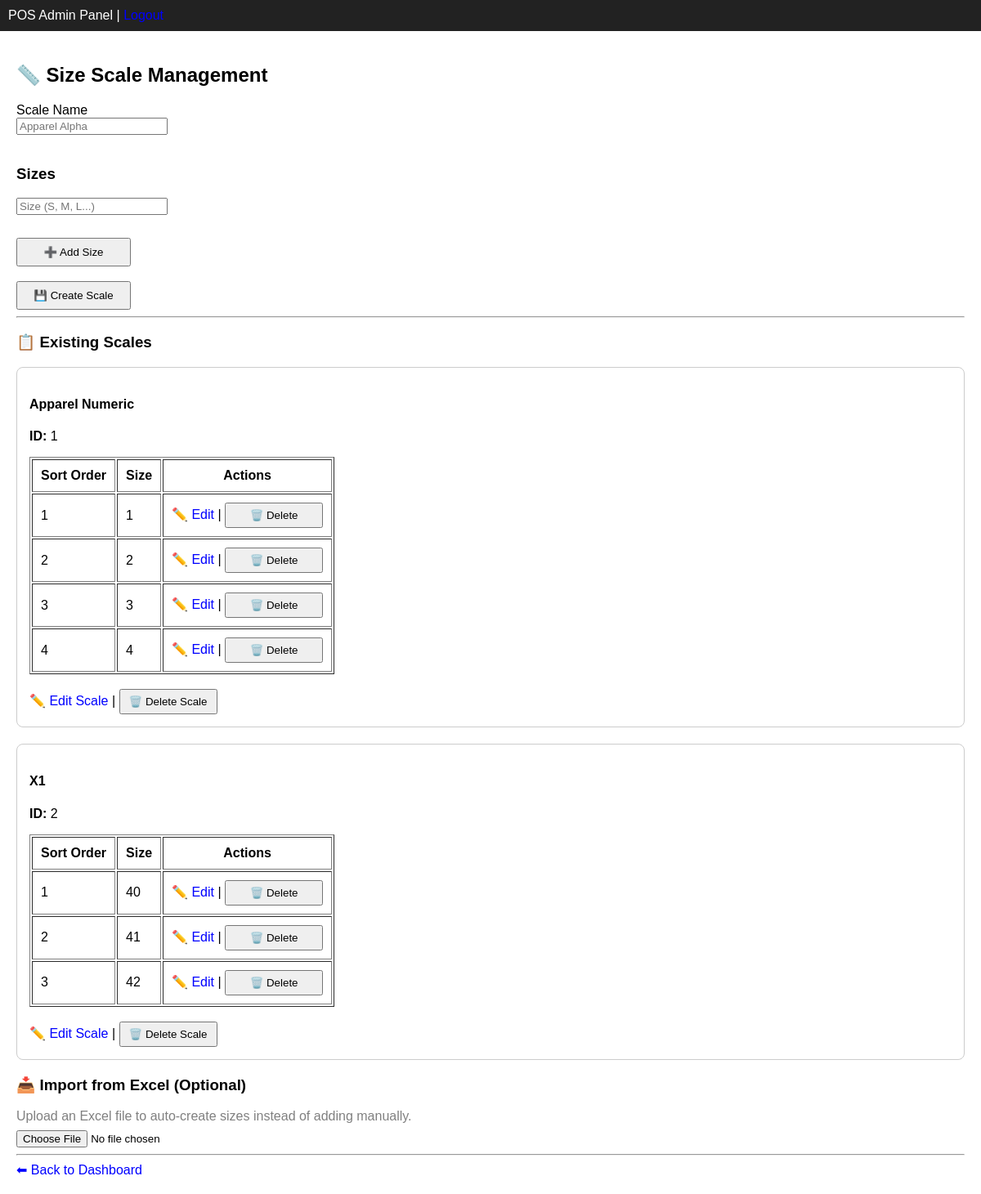
/size-scales/create (signed in), run on an earlier commit of the app's database.
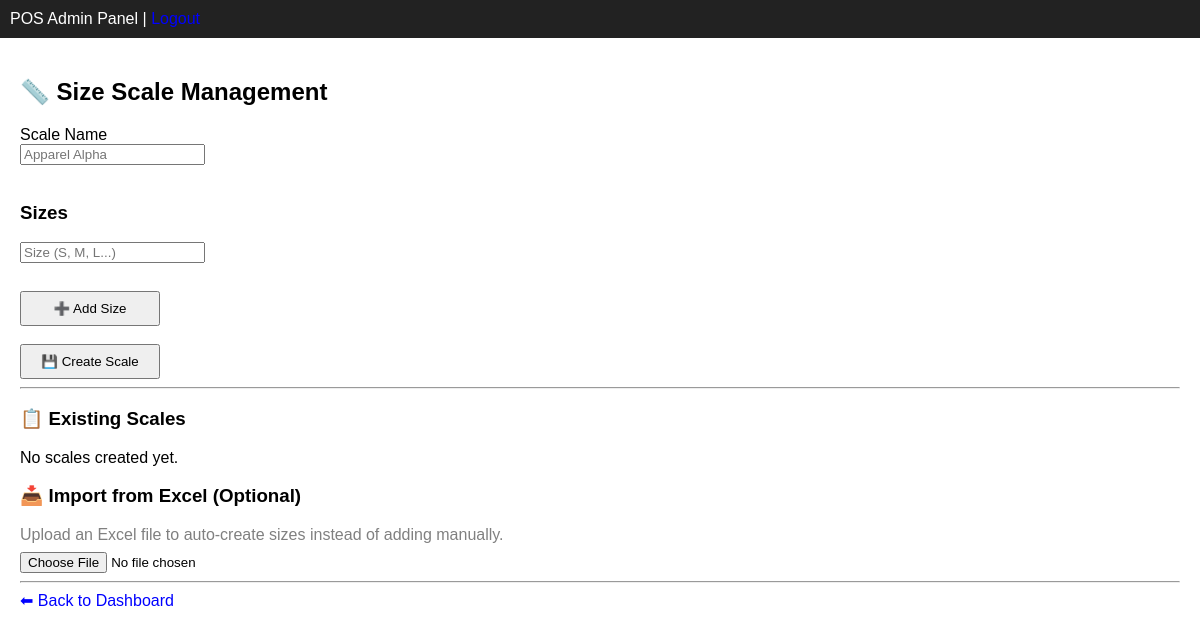
And on a later commit of the database.
### app/modules/size_scales/models.py (models this page shows)
class SizeScale(BaseModel):
    __tablename__ = "size_scales"
    name = db.Column(db.String(120), nullable=False)
    category = db.Column(db.String(120))
    tenant_id = db.Column(
        db.Integer,
        db.ForeignKey("tenants.id"),
        nullable=False
    )
    is_active = db.Column(db.Boolean, default=True)
    tenant = db.relationship(
        "Tenant",
        backref="size_scales"
    )

class SizeScaleItem(BaseModel):
    __tablename__ = "size_scale_items"
    size_scale_id = db.Column(
        db.Integer,
        db.ForeignKey("size_scales.id"),
        nullable=False
    )
    value = db.Column(db.String(50), nullable=False)
    sort_order = db.Column(db.Integer, default=0)
    size_scale = db.relationship(
        "SizeScale",
        backref="items"
    )

### app/modules/size_scales/routes.py (the view, shortened to what this page needs)
@size_scales_bp.route("/create", methods=["GET", "POST"])
@login_required
def create_scale():
    if request.method == "GET":
        scales = SizeScale.query.filter_by(
            tenant_id=current_user.tenant_id
        ).all()
        return render_template(
            "size_scales/create.html",
            scales=scales
        )

### app/templates/size_scales/create.html (shortened to what this page needs)
{% extends "shared/base.html" %}
{% block content %}
<h2>📏 Size Scale Management</h2>
<form method="POST">
    <label>Scale Name</label><br>
    <input
        type="text"
        name="name"
        placeholder="Apparel Alpha"
        required
    >
    <br><br>
    <h3>Sizes</h3>
    <div id="sizesContainer">
        <div class="size-row">
            <input
                type="text"
                name="sizes[]"
                placeholder="Size (S, M, L...)"
                required
            >
        </div>
    </div>
    <br>
    <button
        type="button"
        class="uniform-btn"
        onclick="addSizeField()"
    >
        ➕ Add Size
    </button>
    <br><br>
    <button
        type="submit"
        class="uniform-btn"
    >
        💾 Create Scale
    </button>
</form>
<hr>
<h3>📋 Existing Scales</h3>
{% if scales %}
    {% for scale in scales %}
    <div
        style="
            border:1px solid #ccc;
            padding:15px;
            margin-bottom:20px;
            border-radius:8px;
        "
    >
        <h4>{{ scale.name }}</h4>
        <p>
            <strong>ID:</strong> {{ scale.id }}
        </p>
        {% if scale.items %}
        <table border="1" cellpadding="10">
            <tr>
                <th>Sort Order</th>
                <th>Size</th>
                <th>Actions</th>
            </tr>
            {% for size in scale.items|sort(attribute='sort_order') %}
            <tr>
                <td>
                    {{ size.sort_order }}
                </td>
                <td>
                    {{ size.value }}
                </td>
                <td>
                    <a href="{{ url_for('size_scales.edit_size', id=size.id) }}">
                        ✏️ Edit
                    </a>
                    |
                    <form
                        method="POST"
                        action="{{ url_for('size_scales.delete_size', id=size.id) }}"
                        style="display:inline;"
                    >
                        <button
                            type="submit"
                            class="action-btn"
                            onclick="return confirm('Delete this size?')"
                        >
                            🗑️ Delete
                        </button>
                    </form>
                </td>
            </tr>
            {% endfor %}
        </table>
        {% else %}
        <p>No sizes added.</p>
        {% endif %}
        <br>
        <a href="{{ url_for('size_scales.edit_scale', id=scale.id) }}">
            ✏️ Edit Scale
        </a>
        |
        <form
            method="POST"
            action="{{ url_for('size_scales.delete_scale', id=scale.id) }}"
            style="display:inline;"
        >
            <button
                type="submit"
                class="action-btn"
                onclick="return confirm('Delete this scale?')"
            >
                🗑️ Delete Scale
            </button>
        </form>
    </div>
    {% endfor %}
{% else %}
<p>No scales created yet.</p>
{% endif %}
        <h3>📥 Import from Excel (Optional)</h3>
<p style="color:gray;margin-bottom:8px;">
Upload an Excel file to auto-create sizes instead of adding manually.
</p>
<input
    type="file"
    name="file"
    accept=".xlsx"
/>
<hr>
<a href="{{ url_for('tenant.dashboard') }}">
    ⬅ Back to Dashboard
</a>
{% endblock %}

### app/templates/shared/base.html (shortened to what this page needs)
<!DOCTYPE html>
<html>
<head>
</head>
<body>
<div class="navbar">
    POS Admin Panel |
    <a href="{{ url_for('auth.logout') }}">Logout</a>
</div>
<div class="container">
    {% block content %}{% endblock %}
</div>
</body>
</html>

### app/templates/shared/base.html (style rules this page uses)
body { font-family: Arial; margin: 0; font-size: 10 px; }
.navbar { background: #222; color: white; padding: 10px; }
.container { padding: 20px; }
a { text-decoration: none; color: blue; }

### app/templates/size_scales/create.html (style rules this page uses)
.uniform-btn { width:140px; padding:8px 10px; text-align:center; box-sizing:border-box; }
.size-row { margin-bottom:10px; }

What changed in the data, as far as the page shows it:
removed SizeScale: name "Apparel Numeric", id "1"
removed SizeScaleItem: sort_order "1", value "1", shown under "Apparel Numeric"
removed SizeScaleItem: sort_order "2", value "2", shown under "Apparel Numeric"
removed SizeScaleItem: sort_order "3", value "3", shown under "Apparel Numeric"
removed SizeScaleItem: sort_order "4", value "4", shown under "Apparel Numeric"
removed SizeScale: name "X1", id "2"
removed SizeScaleItem: sort_order "1", value "40", shown under "X1"
removed SizeScaleItem: sort_order "2", value "41", shown under "X1"
removed SizeScaleItem: sort_order "3", value "42", shown under "X1"
Also different on the page:
text now shown: "No scales created yet."
